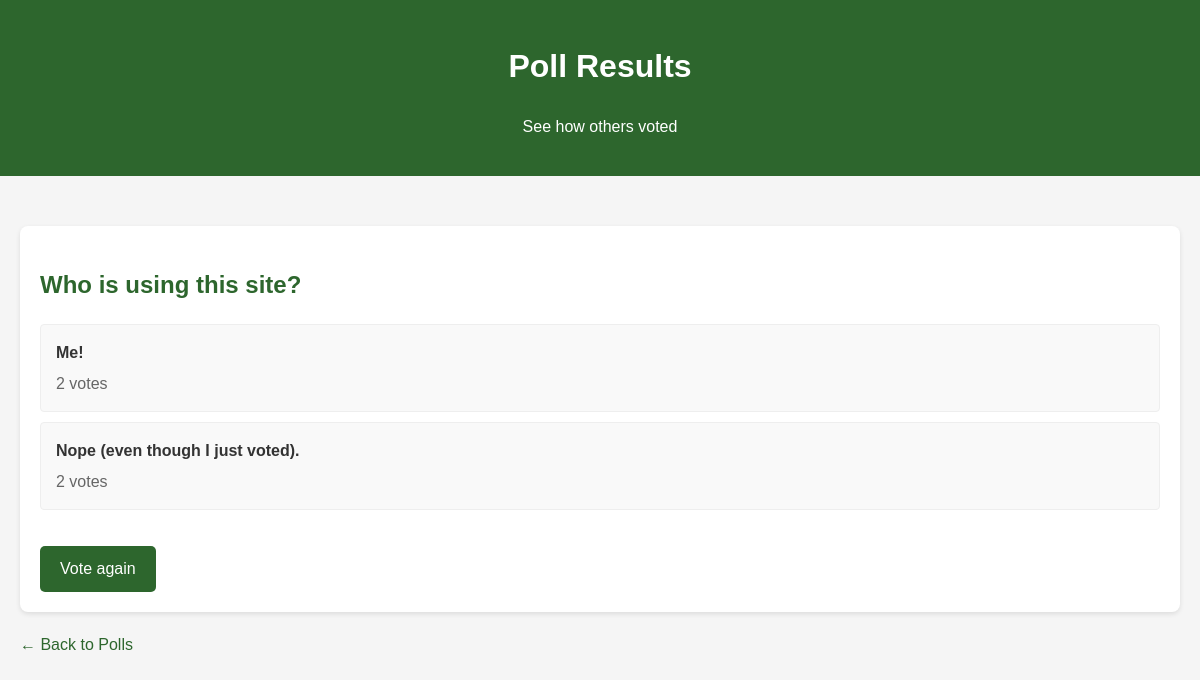
/polls/12/results/, run on the app's committed database.
### polls/models.py (models this page shows, shortened)
class Question(models.Model):
    question_text = models.CharField(max_length=200)
    pub_date = models.DateTimeField("Date published")

class Choice(models.Model):
    question = models.ForeignKey(Question, on_delete=models.CASCADE)
    choice_text = models.CharField(max_length=200)
    votes = models.IntegerField(default=0)

### polls/views.py (the view)
# urls.py: path("<int:pk>/results/", views.ResultsView.as_view(), name="results"),
class ResultsView(generic.DetailView):
    model = Question
    template_name = "polls/results.html"

### polls/templates/polls/results.html (shortened to what this page needs)
<!DOCTYPE html>
<html>
<head>
</head>
<body>
    <div class="header">
        <h1>Poll Results</h1>
        <p>See how others voted</p>
    </div>
    <div class="container">
        <div class="results-container">
            <h2 class="poll-question">{{ question.question_text }}</h2>
            <ul class="choice-list">
                {% for choice in question.choice_set.all %}
                    <li class="choice-item">
                        <div class="choice-text">{{ choice.choice_text }}</div>
                        <div class="choice-votes">{{ choice.votes }} vote{{ choice.votes|pluralize }}</div>
                    </li>
                {% endfor %}
            </ul>
            <a href="{% url 'polls:detail' question.id %}" class="vote-again">Vote again</a>
        </div>
        <a href="{% url 'polls:index' %}" class="back-link">← Back to Polls</a>
    </div>
</body>
</html>

### polls/templates/polls/results.html (style rules this page uses)
body { font-family: Arial, sans-serif; line-height: 1.6; margin: 0; padding: 0; background-color: #f5f5f5; }
.container { max-width: 1200px; margin: 0 auto; padding: 20px; }
.header { background-color: #2d662d; color: white; padding: 20px 0; text-align: center; margin-bottom: 30px; }
.results-container { background: white; border-radius: 8px; padding: 20px; box-shadow: 0 2px 5px rgba(0,0,0,0.1); }
.poll-question { color: #2d662d; margin-bottom: 20px; }
.choice-list { list-style: none; padding: 0; }
.choice-item { padding: 15px; margin: 10px 0; border: 1px solid #eee; border-radius: 4px; background-color: #f9f9f9; }
.choice-text { font-weight: bold; color: #333; }
.choice-votes { color: #666; margin-top: 5px; }
.vote-again { display: inline-block; background-color: #2d662d; color: white; padding: 10px 20px; text-decoration: none; border-radius: 5px; margin-top: 20px; transition: background-color 0.3s ease; }
.back-link { display: inline-block; margin-top: 20px; color: #2d662d; text-decoration: none; }

### data on the page
Question: question_text "Who is using this site?"
Choice: choice_text "Me!", votes "2"
Choice: choice_text "Nope (even though I just voted).", votes "2"
